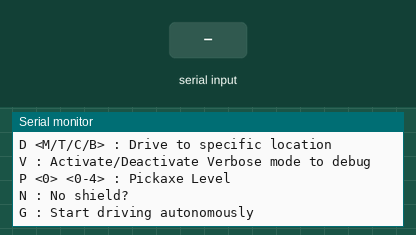
Recording of a sketch running on a simulated Arduino Mega 2560, built with avr-gcc and run on an emulated ATmega2560. On the bench: the last lines printed to the serial monitor. The inputs (shaded band) are chosen by the test bench.

Above: at 1.3 s.
1.4 s: "1\n" received over Serial
At 2.3 s:
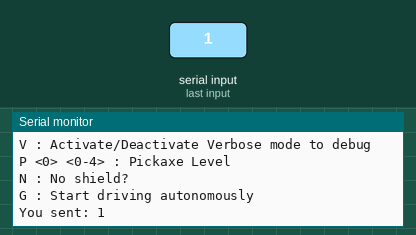
2.9 s: "0\n" received over Serial
At 3.4 s:
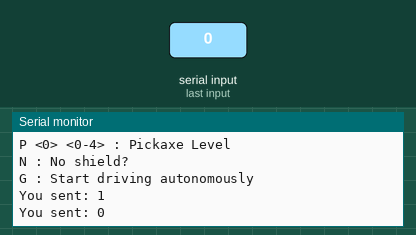
4.4 s: "2\n" received over Serial
At 5.8 s:
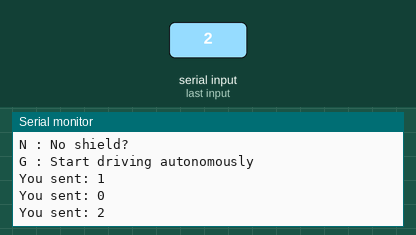

Measured:
- after the input at 1.4 s, the serial monitor: prints a new line at once (image 1)
- after the input at 2.9 s, the serial monitor: prints a new line at once (image 2)
- after the input at 4.4 s, the serial monitor: prints a new line at once (image 3)

The sketch:

UnoManualMain.ino
```cpp
// Library and Object Setup
#include <SoftwareSerial.h>
SoftwareSerial Serial1(2, 3); // RX, TX


// Variable Intialization
int startFlag = 255;
char command;
char direction;
int distAngle; // Distance / Angle input
int speedRadius; // Speed / Radius of turn

void setup()
{
  // Open serial communications with computer and wait for port to open:
  Serial.begin(57600);  // make sure to also select this baud rate in your Serial Monitor window

  // Wipe screen - ish
  Serial.print("\n\n\n\n\n\n\n\n\n");

  // Print Command Instructions
  Serial.println("\nHello! To send commands to the MEGA, type any of the following commands with spaces deliminating inputs:");
  Serial.println("Commands:\nS : Stop Current Action");
  Serial.println("E <F/R> <distance (cm)> <speed (cm/s)> : Drive in a straight line using encoders");
  Serial.println("L <F/R> <distance (cm)> <speed (cm/s)> : Line follow, if distance is 0, line follows until rangefinder detects a wall");
  Serial.println("T <L/R> : Set tree to default to");
  Serial.println("M <L/R> : Set default Mine to go to");
  Serial.println("U <F/R> <speed (1-4)> : Load/Unload blocks");
  Serial.println("X : Drop Tower");
  Serial.println("C : Craft Unload blocks");
  Serial.println("D <M/T/C/B> : Drive to specific location");
  Serial.println("V : Activate/Deactivate Verbose mode to debug");
  Serial.println("P <0> <0-4> : Pickaxe Level ");
  Serial.println("N : No shield?");
  Serial.println("G : Start driving autonomously");
  // Open serial communications with the other Arduino board
  Serial1.begin(115200);  // 115200
}


void loop(){
  if(Serial.available()){
    delay(20);
    String input = String(Serial.readStringUntil('\n'));
    Serial1.write(startFlag);
    Serial1.write(input.c_str());
    Serial1.write('\n');
    Serial.print("You sent: ");
    Serial.println(input);
  }
}
```
